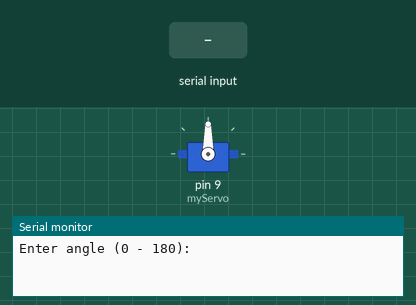
The sketch below on a simulated Arduino Uno, built with avr-gcc and run on an emulated ATmega328P. Parts: servo, the last lines printed to the serial monitor. Inputs (shaded band) come from the test bench.

Above: at 1.2 s.
1.3 s: "30,150\n" received over Serial
At 3.3 s:
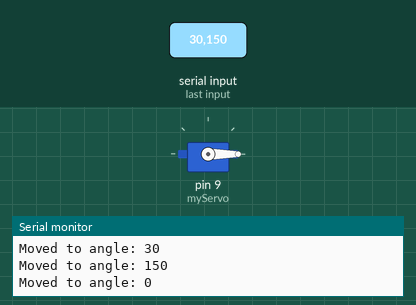
3.8 s: "90,45\n" received over Serial
At 4.5 s:
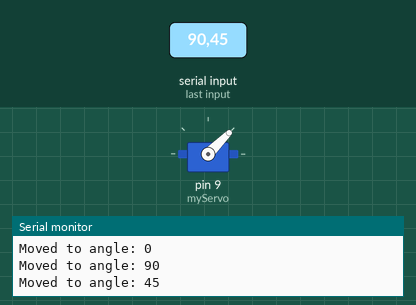
6.3 s: "200\n" received over Serial
At 7.1 s:
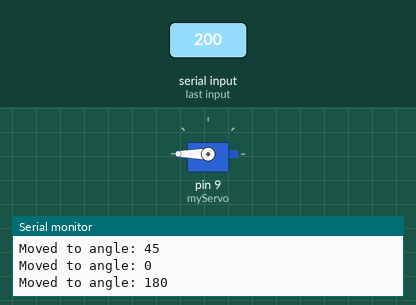
Timing chart, 0 to 9.3 s (numbered marks = the images above; inputs shaded):
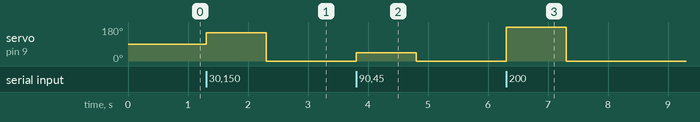

The sketch:

motor_test_serial_control.ino
```cpp
#include <Servo.h>

Servo myServo;

void setup()
{
  Serial.begin(9600);
  myServo.attach(9);
  Serial.println("Enter angle (0 - 180):");
}

void loop()
{
  if (Serial.available())
  {
    int angle = Serial.parseInt();
    angle = constrain(angle, 0, 180);
    myServo.write(angle);

    Serial.print("Moved to angle: ");
    Serial.println(angle);
  }
}
```

Measured:
- after the input at 1.3 s, servo on pin 9 (myServo): 90° → 150° at once, → 0° 1.0 s later
- after the input at 3.8 s, servo on pin 9 (myServo): 0° → 45° at once, → 0° 1.0 s later
- after the input at 6.3 s, servo on pin 9 (myServo): 0° → 180° at once, → 0° 1.0 s later
